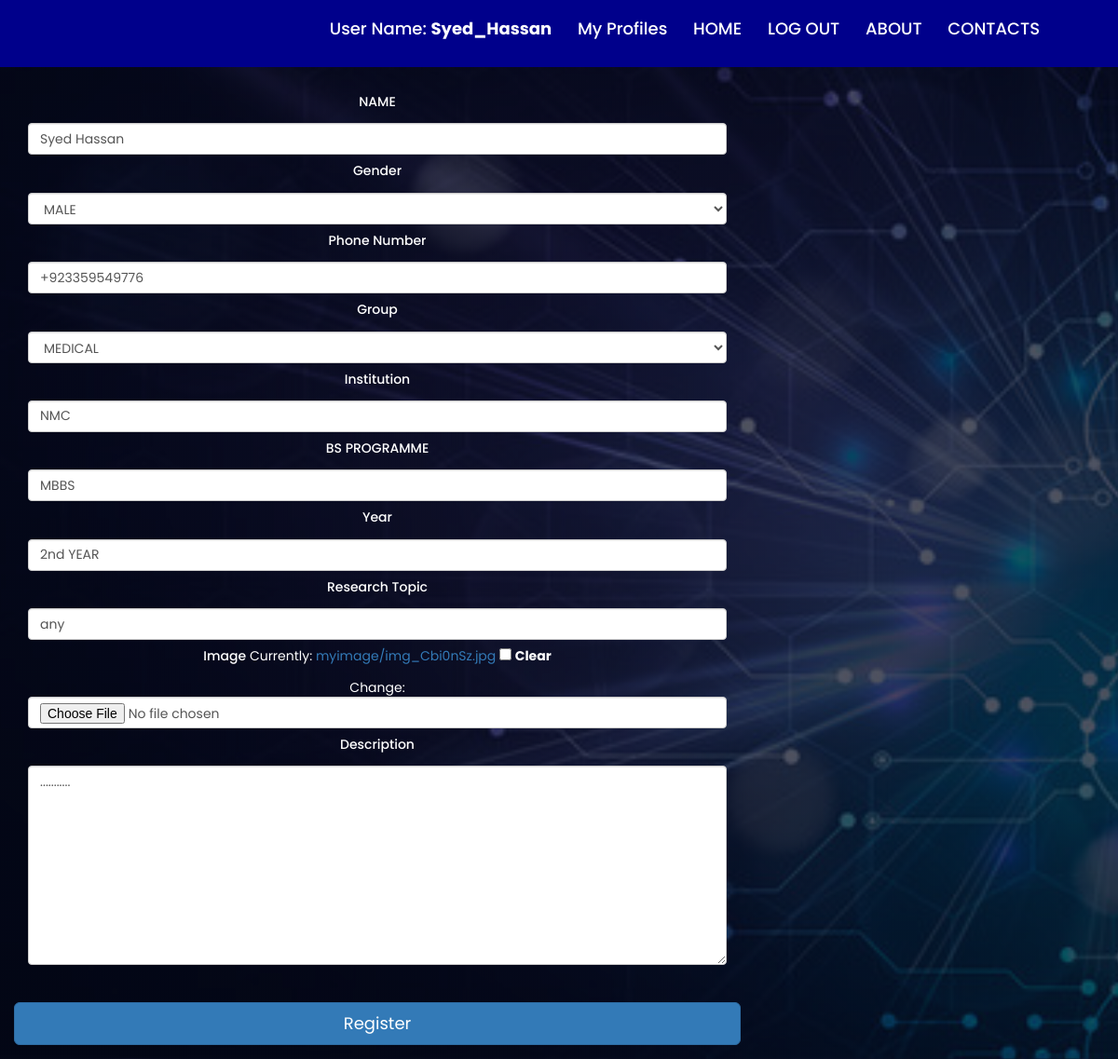
Page /user/editprofile/12 (signed in) on the committed database.
### core/models.py (models this page shows)
class User(AbstractUser):
    email = models.EmailField(unique=True)
    USERNAME_FIELD = 'email'
    REQUIRED_FIELDS = ['username']

### users/models.py (models this page shows)
class UserPannel(models.Model):
    FIELD_CHOICES = [
        ('ENGINEERING','ENGINEERING'),
        ('MEDICAL','MEDICAL')
    ]
    GENDER_CHOICES = [
        ('MALE','MALE'),
        ('FEMALE','FEMALE')
    ]
    owner = models.ForeignKey(settings.AUTH_USER_MODEL, on_delete=models.CASCADE)
    name = models.CharField(max_length=100,blank=False)
    group = models.CharField(max_length=50,choices=FIELD_CHOICES )
    gender = models.CharField(max_length=10,choices=GENDER_CHOICES)
    phone = PhoneNumberField(blank=True,null=True)
    profile_pic = models.ImageField( upload_to="myimage",null=True,blank=True,default='/usericon.png/')
    college = models.CharField(max_length=50)
    programe = models.CharField(max_length=200)
    level = models.CharField(max_length=200)
    topic = models.CharField(max_length=300)
    description = models.TextField(max_length=1000)
    submitted = models.DateTimeField(auto_now_add=True)

### users/views.py (the view, shortened to what this page needs)
# urls.py: path('editprofile/<int:p_id>',views.editprofile,name='editprofile'),
@login_required
def editprofile(request, p_id):
    pannel = UserPannel.objects.get(id=p_id)
    owner = pannel.owner
    if request.method != 'POST':
        form = UserPannelForm(instance=pannel)
    context = {
        'form':form,
        'pannel':pannel,
        'owner':owner.username
    }
    return render(request, 'users/editpannel.html',context)

### users/templates/users/editpannel.html (shortened to what this page needs)
{% extends "Publications/base.html" %}
{% block content %}
<body class="header">
<form class="form-horizontal" method="post" action="" enctype="multipart/form-data">
    <div class="container text3">
    <div class="row justify-content-center">
        <div class="col-md-8 text2" >
            <div class="card">
    <br>
    <div><label class="text2"><h5>NAME</h5></label>
    {{form.name}}</div>
    <div><label class="text2"><h5>Gender</h5></label>
    {{form.gender}}</div>
    <div><label class="text2"><h5>Phone Number</h5></label>
    {{form.phone}}</div>
    <div><label class="text2"><h5>Group</h5></label>
    {{form.group}}</div>
    <div><label class="text2"><h5>Institution</h5></label>
    {{form.college}}</div>
    <div><label class="text2"><h5>BS PROGRAMME</h5></label>
    {{form.programe}}</div>
    <div><label class="text2"><h5>Year</h5></label>
    {{form.level}}</div>
    <div><label class="text2"><h5>Research Topic</h5></label>
    {{form.topic}}</div>
    <div><label class="text2"><h5>Image</h5></label>
    {{form.profile_pic}}</div>
    <div><label class="text2"><h5>Description</h5></label>
    {{form.description}}</div>
    <br>
    <br>
    <div class="form-group ">
        <button name="submit"  class="btn btn-primary btn-lg btn-block login-button">Register</button>
            </div>
            </div>
        </div>
    </div>
    </div>
    </form>
</body>
{% endblock content %}

### Publications/templates/Publications/base.html (shortened to what this page needs)
{% load bootstrap3 %}
<!DOCTYPE html>
<html lang="en">
    <head>
        {% bootstrap_css %}
    </head>
    <nav class="background_image">
        <div class="nav-links" id="navLinks">
               <ul>
                   {% if user.is_authenticated %}
                   <li><a href="{% url 'publications:home' %}"><h4>User Name: <b>{{user.username}}</b></h4></a></li>
                   <li><a href="{% url 'users:myprofiles' %}"><h4>My Profiles</h4></a></li>
                   <li><a href="{% url 'publications:home' %}"><h4>HOME</h4></a></li>
                   <li><a href="{% url 'users:logout' %}"><h4>LOG OUT</h4></a></li>
                   <li><a href="{% url 'publications:aboutus' %}"><h4>ABOUT</h4></a></li>
                    <li><a href=""><h4>CONTACTS</h4></a></li>
                    {% else %}
                    <li><a href="{% url 'publications:home' %}"><h4>HOME</h4></a></li>
                   <li><a href="{% url 'users:login' %}"><h4>LOG IN</h4></a></li>
                   <li><a href="{% url 'publications:aboutus' %}"><h4>ABOUT</h4></a></li>
                    <li><a href=""><h4>CONTACTS</h4></a></li>
                   {% endif %}
            </ul>
        </div>
    </nav>
{% block content %}{% endblock content %}

### Publications/templates/Publications/base.html (style rules this page uses)
.background_image { height:10px ; width: auto; background-color: darkblue }
* { margin: 0; padding: 0; font-family: 'Poppins', sans-serif; }
.header { height: 100vh; width: auto; background-image: linear-gradient(rgba(4,9,30,0.7),rgba(4,9,30,0.7)),url('/static/images/banner.png'); background-position: center; background-size: cover; position: relative; }
nav { display: flex; padding: 3% 6%; justify-content: space-between; align-items: center; }
.nav-links { flex: 1; text-align: right; }
.nav-links ul li { list-style: none; display: inline-block; padding: 8px 12px; position: relative; }
.nav-links ul li a { color: white; text-decoration: none; }
.nav-links ul li::after { content: ''; width: 0%; height: 1px; background: #f44336; display: block; margin: auto; transition: 0.5s; }

### users/templates/users/editpannel.html (style rules this page uses)
.text2 { width: 40; color: white; text-align: center; }
.text3 { align-items: center; }

### rows in the picture
User: username "Syed_Hassan"
UserPannel: name "Syed Hassan", gender "MALE", phone "+923359549776", group "MEDICAL", college "NMC", programe "MBBS", level "2nd YEAR", topic "any", description "..........."
